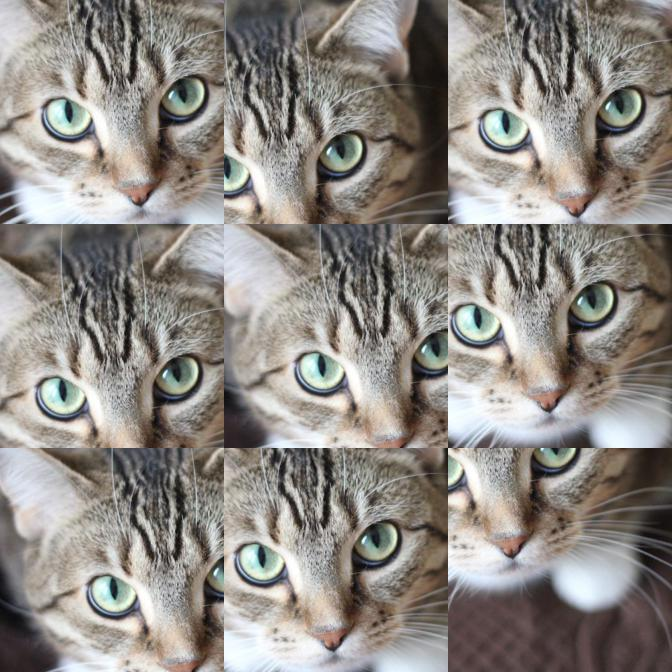
#> input picture data/output/random_crop.jpg, 672 x 672 px
$ python process_image.py data/output/random_crop.jpg   (older library calls are emulated)
#> lines starting #> are read from the running program, lines starting #| are printed output that depends on the picture
import argparse
import os

import numpy as np
from PIL import Image
from scipy.misc import imresize
from scipy.ndimage.interpolation import rotate


def read_image(imagefile, dtype=np.float32):
#> called with imagefile = 'data/output/random_crop.jpg'
    image = np.array(Image.open(imagefile), dtype=dtype)
    return image


def save_image(image, imagefile, data_format='channel_last'):
    image = np.asarray(image, dtype=np.uint8)
    image = Image.fromarray(image)
    image.save(imagefile)


def concat_images(images, rows, cols):
    _, h, w, _ = images.shape
    images = images.reshape((rows, cols, h, w, 3))
    images = images.transpose(0, 2, 1, 3, 4)
    images = images.reshape((rows * h, cols * w, 3))
    return images


def check_size(size):
    if type(size) == int:
        size = (size, size)
    if type(size) != tuple:
        raise TypeError('size is int or tuple')
    return size


def subtract(image):
    image = image / 255
    return image


def resize(image, size):
#> called with size = 224
    size = check_size(size)
    image = imresize(image, size)
#> image: shape (224, 224, 3)
    return image


def center_crop(image, crop_size):
    crop_size = check_size(crop_size)
    h, w, _ = image.shape
    top = (h - crop_size[0]) // 2
    left = (w - crop_size[1]) // 2
    bottom = top + crop_size[0]
    right = left + crop_size[1]
    image = image[top:bottom, left:right, :]
    return image


def random_crop(image, crop_size):
    crop_size = check_size(crop_size)
    h, w, _ = image.shape
    top = np.random.randint(0, h - crop_size[0])
    left = np.random.randint(0, w - crop_size[1])
    bottom = top + crop_size[0]
    right = left + crop_size[1]
    image = image[top:bottom, left:right, :]
    return image


def horizontal_flip(image, rate=0.5):
    if np.random.rand() < rate:
        image = image[:, ::-1, :]
    return image


def vertical_flip(image, rate=0.5):
    if np.random.rand() < rate:
        image = image[::-1, :, :]
    return image


def scale_augmentation(image, scale_range, crop_size):
    scale_size = np.random.randint(*scale_range)
    image = imresize(image, (scale_size, scale_size))
    image = random_crop(image, crop_size)
    return image


def random_rotation(image, angle_range=(0, 180)):
    h, w, _ = image.shape
    angle = np.random.randint(*angle_range)
    image = rotate(image, angle)
    image = resize(image, (h, w))
    return image


def cutout(image_origin, mask_size, mask_value='mean'):
    image = np.copy(image_origin)
    if mask_value == 'mean':
        mask_value = image.mean()
    elif mask_value == 'random':
        mask_value = np.random.randint(0, 256)

    h, w, _ = image.shape
    top = np.random.randint(0 - mask_size // 2, h - mask_size)
    left = np.random.randint(0 - mask_size // 2, w - mask_size)
    bottom = top + mask_size
    right = left + mask_size
    if top < 0:
        top = 0
    if left < 0:
        left = 0
    image[top:bottom, left:right, :].fill(mask_value)
    return image


def random_erasing(image_origin, p=0.5, s=(0.02, 0.4), r=(0.3, 3), mask_value='random'):
    image = np.copy(image_origin)
    if np.random.rand() > p:
        return image
    if mask_value == 'mean':
        mask_value = image.mean()
    elif mask_value == 'random':
        mask_value = np.random.randint(0, 256)

    h, w, _ = image.shape
    mask_area = np.random.randint(h * w * s[0], h * w * s[1])
    mask_aspect_ratio = np.random.rand() * r[1] + r[0]
    mask_height = int(np.sqrt(mask_area / mask_aspect_ratio))
    if mask_height > h - 1:
        mask_height = h - 1
    mask_width = int(mask_aspect_ratio * mask_height)
    if mask_width > w - 1:
        mask_width = w - 1

    top = np.random.randint(0, h - mask_height)
    left = np.random.randint(0, w - mask_width)
    bottom = top + mask_height
    right = left + mask_width
    image[top:bottom, left:right, :].fill(mask_value)
    return image


if __name__ == '__main__':
    parser = argparse.ArgumentParser(description='Image Data Augmentation')
    parser.add_argument('infile')
    parser.add_argument('--outdir', '-o', default='./')
    parser.add_argument('--n_loop', '-n', type=int, default=1)
    parser.add_argument('--concat', '-c', action='store_true')
    args = parser.parse_args()

    processing_list = ['random_crop', 'horizontal_flip', 'vertical_flip',
                       'scale_augmentation', 'random_rotation', 'cutout',
                       'random_erasing']

    inimg = read_image(args.infile)
    inimg224 = resize(inimg, 224)
    if args.concat:
        if not os.path.exists(args.outdir):
            os.makedirs(args.outdir)

        def save_concat_image(outimg_name, func, *func_args):
            images = []
            for i in range(args.n_loop):
                images.append(func(*func_args))
            x = int(np.sqrt(args.n_loop))
            outimg = concat_images(np.array(images), x, x)
            save_image(outimg, os.path.join(args.outdir, outimg_name))

        save_concat_image('random_crop.jpg', random_crop, resize(inimg, 400), 224)
        save_concat_image('horizontal_flip.jpg', horizontal_flip, inimg224)
        save_concat_image('vertical_flip.jpg', vertical_flip, inimg224)
        save_concat_image('scale_augmentation.jpg', scale_augmentation, inimg, (256, 480), 224)
        save_concat_image('random_rotation.jpg', random_rotation, inimg224)
        save_concat_image('cutout.jpg', cutout, inimg224, inimg224.shape[0] // 2)
        save_concat_image('random_erasing.jpg', random_erasing, inimg224)

    else:
        for processing_name in processing_list:
            outdir = os.path.join(args.outdir, processing_name)
            if not os.path.exists(outdir):
                os.makedirs(outdir)
        for i in range(args.n_loop):
            save_image(
                random_crop(resize(inimg, 256), 224),
                os.path.join(args.outdir, 'random_crop', '{}.jpg'.format(i)))
            save_image(
                horizontal_flip(inimg224),
                os.path.join(args.outdir, 'horizontal_flip', '{}.jpg'.format(i)))
            save_image(
                vertical_flip(inimg224),
                os.path.join(args.outdir, 'vertical_flip', '{}.jpg'.format(i)))
            save_image(
                scale_augmentation(inimg, (256, 480), 224),
                os.path.join(args.outdir, 'scale_augmentation', '{}.jpg'.format(i)))
            save_image(
                random_rotation(inimg224),
                os.path.join(args.outdir, 'random_rotation', '{}.jpg'.format(i)))
            save_image(
                cutout(inimg224, inimg224.shape[0] // 2),
                os.path.join(args.outdir, 'cutout', '{}.jpg'.format(i)))
            save_image(
                random_erasing(inimg224),
                os.path.join(args.outdir, 'random_erasing', '{}.jpg'.format(i)))
#> this loop made 1 pass
#> pass 1, in resize (call 2), `image = imresize(image, size)`:
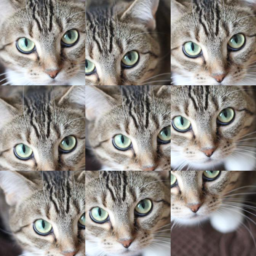
#> image: shape (256, 256, 3); mean of channels 0, 1, 2 142.6, 137.7, 132.5; drawn as R, G, B
#> pass 1, in random_crop, `image = image[top:bottom, left:right, :]`:
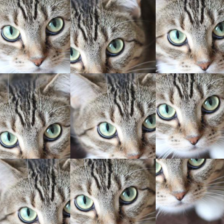
#> image: shape (224, 224, 3); mean of channels 0, 1, 2 145.1, 140.7, 135.1; drawn as R, G, B
#> pass 1, in random_crop (call 2), `image = image[top:bottom, left:right, :]`:
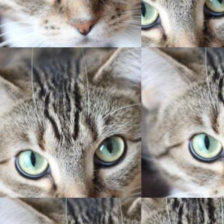
#> image: shape (224, 224, 3); mean of channels 0, 1, 2 149.7, 145.6, 140.7; drawn as R, G, B
